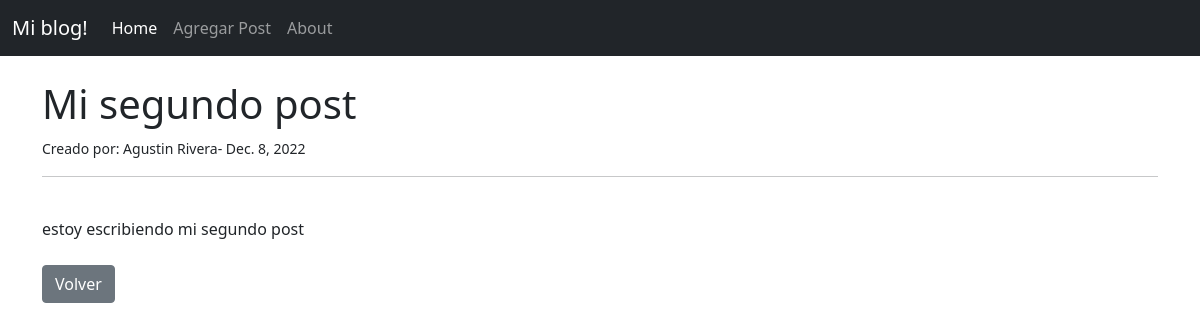
The app's page /post/2/ with its own data.
### appblog/models.py (models this page shows, shortened)
class Post(models.Model):
    titulo = models.CharField(max_length=60)
    titulo_tag = models.CharField(max_length=60)
    autor = models.ForeignKey(User, on_delete=models.CASCADE)
    cuerpo = models.TextField()
    fecha = models.DateField(auto_now_add=True)

### appblog/views.py (the view)
# urls.py: path('post/<pk>/', PostDetail.as_view(), name="detalle-post"),
class PostDetail(DetailView):
   model = Post
   template_name = 'appblog/detail_post.html'

### appblog/templates/appblog/detail_post.html (shortened to what this page needs)
{% extends 'appblog/base.html' %}
{% block contenido %}
<h1> {{object.titulo}} </h1>
<small>Creado por: {{ object.autor.first_name}}
{{object.autor.last_name}}- {{ object.fecha }}</small><br/>
<hr>
<br/>
{{ object.cuerpo}}
<br/><br/>
<a href="{% url 'inicio' %}" class="btn btn-secondary"> Volver </a>
{% endblock %}

### records on screen
Post: titulo "Mi segundo post", autor.first_name "Agustin", autor.last_name "Rivera", fecha "Dec. 8, 2022", cuerpo "estoy escribiendo mi segundo post"
